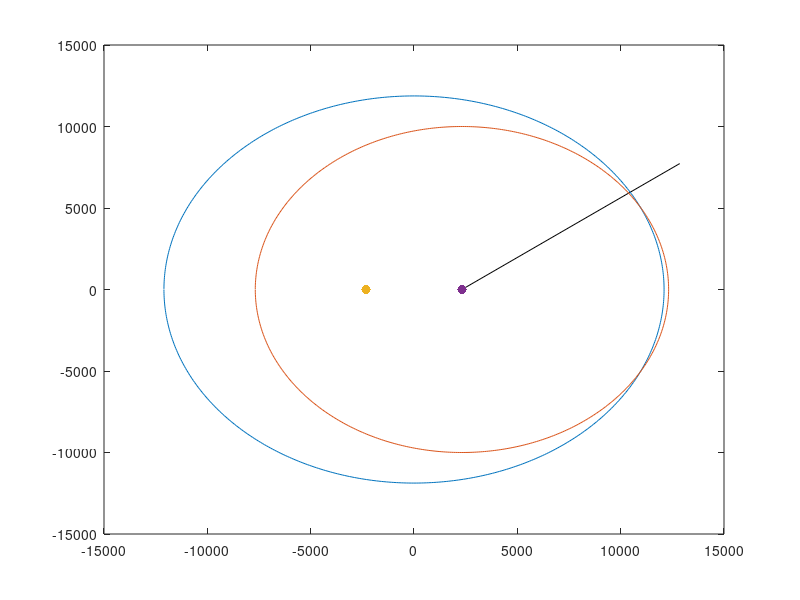

This chart was generated by the following MATLAB code:
clc, clear all,clf

Tx=[-2320 0]; %%Sändare
Rx=[2320 0];     %%Mottagare

%Targ = rand(1,2);   %% Target på en godtycklig koordinat
%Targ(1)= Targ(1)*10000;
%Targ(2)= Targ(2)*10000;
%%Geometri
%R1 = sqrt((Targ(1)-Tx(1)).^2+(Targ(2)-Tx(2)).^2);
%R2 = sqrt((Targ(1)-Rx(1)).^2+(Targ(2)-Rx(2)).^2);
[x1,y1] = pol2cart(deg2rad(31),15000)

plot([2320,x1],[0,y1],'k-');
hold on
Rb = sqrt((Tx(1)-Rx(1)).^2+(Tx(2)-Rx(2)).^2);

%BR = R1 + R2 - Rb; %Bistatisk range

Re=29000-4800;

a = 0.5*abs(Re);
b = sqrt((Re).^2-Rb.^2)./2;


radie=10000;
t=-pi:0.01:pi;
x=a*cos(t);
y=b*sin(t);
plot(x,y)
hold on 
plot(2320+radie*cos(t),radie*sin(t))
plot(Tx(1),Tx(2),'.','markersize',20)
plot(Rx(1),Rx(2),'.','markersize',20)


%plot(Targ(1),Targ(2),'.','markersize',20)
hold off
